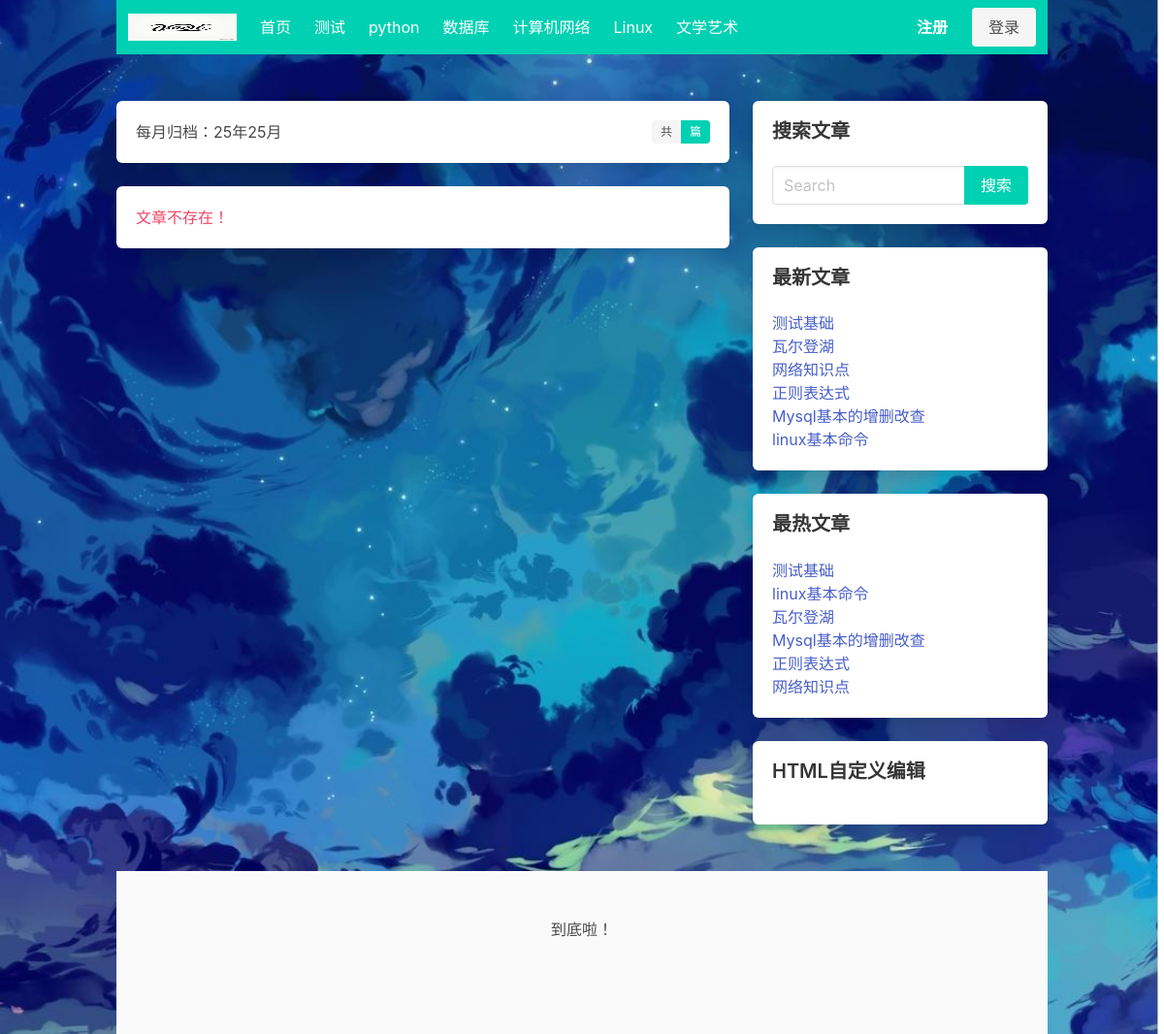
The app's page /archives/25/25/ with its own data.
### blog/models.py (models this page shows, shortened)
class Category(models.Model):
    name = models.CharField(max_length=32, verbose_name="分类名称")
    desc = models.TextField(max_length=200, blank=True, default='', verbose_name="分类描述")
    add_date = models.DateTimeField(auto_now_add=True, verbose_name="添加时间")
    pub_date = models.DateTimeField(auto_now=True, verbose_name="修改时间")
    class Meta:
        verbose_name = "博客分类"
        verbose_name_plural = verbose_name

class Sidebar(models.Model):
    STATUS = (
        (1, '隐藏'),
        (2, '展示')
    )
    DISPLAY_TYPE = (
        (1, '搜索'),
        (2, '最新文章'),
        (3, '最热文章'),
        (4, '最近评论'),
        (5, '文章归档'),
        (6, 'HTML')
    )
    title = models.CharField(max_length=50, verbose_name="模块名称")  # 模块名称
    display_type = models.PositiveIntegerField(default=1, choices=DISPLAY_TYPE,
                                               verbose_name="展示类型")  # 侧边栏  搜索框/最新文章/热门文章/HTML自定义等
    content = models.CharField(max_length=500, blank=True, default='', verbose_name="内容",
                               help_text="如果设置的不是HTML类型，可为空")  # 这个字段是专门用来给HTML类型用的，其他类型可为空
    sort = models.PositiveIntegerField(default=1, verbose_name="排序", help_text='序号越大越靠前')
    status = models.PositiveIntegerField(default=2, choices=STATUS, verbose_name="状态")  # 隐藏  显示状态
    add_date = models.DateTimeField(auto_now_add=True, verbose_name="创建时间")  # 时间
    class Meta:
        verbose_name = "侧边栏"
        verbose_name_plural = verbose_name
        ordering = ['-sort']
    @classmethod  # 类方法装饰器，这个就变成了这个类的一个方法可以调用
    def get_sidebar(cls):
        return cls.objects.filter(status=2)  # 查询到所有允许展示的模块
    @property  # 成为一个类属性，调用的时候不需要后边的（）,是只读的，用户没办法修改
    def get_content(self):
        if self.display_type == 1:
            context = {
            }
            return render_to_string('blog/sidebar/search.html', context=context)
        elif self.display_type == 2:
            context = {
            }
            return render_to_string('blog/sidebar/new_post.html', context=context)
        elif self.display_type == 3:
            context = {
            }
            return render_to_string('blog/sidebar/hot_post.html', context=context)
        elif self.display_type == 4:
            context = {
            }
            return render_to_string('blog/sidebar/commment.html', context=context)
        elif self.display_type == 5:  # 文章归档
            context = {
            }
            return render_to_string('blog/sidebar/archives.html', context=context)
        elif self.display_type == 6:  # 自定义侧边栏
            return self.content  # 在侧边栏直接使用这里的html，模板中必须使用safe过滤器去渲染HTML

class Post(models.Model):
    title = models.CharField(max_length=61, verbose_name="文章标题")
    desc = models.TextField(max_length=200, blank=True, default='', verbose_name="文章描述")
    category = models.ForeignKey(Category, on_delete=models.CASCADE, verbose_name="分类")
    content = models.TextField(verbose_name="文章详情")
    tags = models.ForeignKey(Tag, blank=True, null=True, on_delete=models.CASCADE, verbose_name="文章标签")
    owner = models.ForeignKey(User, on_delete=models.CASCADE, verbose_name="作者")
    is_hot = models.BooleanField(default=False, verbose_name="是否热门")  # 手动热门推荐
    pv = models.IntegerField(default=0, verbose_name="浏览量")  # 浏览量
    add_date = models.DateTimeField(auto_now_add=True, verbose_name="添加时间")
    pub_date = models.DateTimeField(auto_now=True, verbose_name="修改时间")
    class Meta:
        verbose_name = "文章"
        verbose_name_plural = verbose_name

### blog/views.py (the view)
# urls.py: path('archives/<int:year>/<int:month>/', views.archives, name='archives'),
def archives(request, year, month):
    post_list = Post.objects.filter(add_date__year=year, add_date__month=month)
    paginator = Paginator(post_list, 2)  # 第二个参数2代表每页显示几个
    page_number = request.GET.get('page')  # http://assas.co/?page=1 (页码)
    page_obj = paginator.get_page(page_number)
    context = {'page_obj': page_obj, 'year': year, 'month': month}
    return render(request, 'blog/archives_list.html', context)

### blog/templatetags/category.py (called while the page is built)
@register.simple_tag
def get_category_list():
    return Category.objects.all()

@register.simple_tag
def get_sidebar_list():
    return Sidebar.get_sidebar()

@register.simple_tag
def get_new_post():
    return Post.objects.order_by('-pub_date')[:8]

@register.simple_tag
def get_hot_pv_post():
    return Post.objects.order_by('-pv')[:8]

### blog/templates/blog/archives_list.html (shortened to what this page needs)
{% extends 'blog/base.html' %}
{% block archives %}
    <div class="box">
        每月归档：{{ year }}年{{ month }}月
        <div class="tags has-addons is-pulled-right">
          <span class="tag">共</span>
          <span class="tag is-primary">{{ post_list.count }} 篇</span>
        </div>
    </div>
{% endblock  %}

### blog/templates/blog/base.html (shortened to what this page needs)
<!DOCTYPE html>
{% load static category %}
<html lang="en">
<head>
	<link rel="stylesheet" href="https://cdn.jsdelivr.net/npm/bulma@0.9.3/css/bulma.min.css">
</head>
<body>
	<nav class="navbar is-primary container" role="navigation" aria-label="main navigation">
			<div class="navbar-brand">
				<a class="navbar-item" href="\">
					<img src="{% static 'users/images/logo (2).png' %}" width="112" height="28" alt="logo">
				</a>
			</div>
			<div id="navbarBasicExample" class="navbar-menu">
				<div class="navbar-start">
					{% block navbar-start %}
					<a class="navbar-item" href="/">
						首页
					</a>
					{% get_category_list as category_list %}
						{% for category in category_list %}
						<a class="navbar-item" href="{% url 'blog:category_list' category.id %}">
							{{ category.name }}
						</a>
						{% endfor %}
					{% endblock %}
				</div>
				<div class="navbar-end">
					{% block navbar-end %}
					<div class="navbar-item">
						{% if user.is_authenticated %}
						<div class="buttons">
							<a class="button is-primary" href="{% url 'users:user_profile' %}" target="_blank">
								<strong> {{ request.user.username }}</strong>
							</a>
							<a href="{% url 'users:logout' %}" class="button is-primary">退出</a>
						</div>
						{% else %}
						<div class="buttons">
							<a class="button is-primary" href="{% url 'users:register' %}" target="_blank">
								<strong>注册</strong>
							</a>
							<a class="button is-light" href="{% url 'users:login' %}" target="_blank">
								登录
							</a>
						</div>
						{% endif %}
					</div>
					{% endblock %}
				</div>
			</div>
	</nav>
	<section class="section">
		<div class=" container">
			<div class="columns">
				<div class="column is-8">
					{% block section %}
					{% block archives %}{% endblock  %}
					{% if page_obj %}
					{% for post in page_obj %}
					<div class="box">
						<h1 class="is-size-5 has-text-weight-bold">
							<a href="{% url 'blog:post_detail' post.id %}"> {{ post.title }}</a>
						</h1>
						<div class=" is-size-7 has-text-grey-light pt-1 pb-1">
							<span class="mr-3">作者：{{ post.owner }}</span> <span>发布日期：{{ post.add_date }}</span>
						</div>
						<p class="mt-3">{{ post.desc|truncatechars:50 }}</p>
					</div>
					{% endfor %}
					{% else %}
					<div class="box">
						<p class="has-text-danger">文章不存在！</p>
					</div>
					{% endif %}
					{% endblock %}
				</div>
				<div class="column is-4">
					{% block right %}
					{% get_sidebar_list as sidebar_list %}
					{% for sidebar in sidebar_list %}
					<div class="box">
						<h1 class=" is-size-5 title">{{ sidebar.title }}</h1>
						<p>{{ sidebar.get_content|safe }}</p>
					</div>
					{% endfor %}
					{% endblock %}
				</div>
			</div>
		</div>
	</section>
	{% block footer %}
	<footer class="footer container">
		<div class=" has-text-centered">
			到底啦！
		</div>
	</footer>
	{% endblock %}
</body>
</html>

### blog/templates/blog/sidebar/search.html (shortened to what this page needs)
<form action="{% url 'blog:search' %}" method="get">
    <div class="field has-addons">
        <div class="control is-expanded">
            <input type="search" class="input" name="keyword" placeholder="Search" value="{{ keyword }}">
        </div>
        <div class="control">
          <input  class="button is-primary" type="submit" value="搜索">
        </div>
      </div>
</form>

### blog/templates/blog/sidebar/new_post.html
{% load category %}
{% get_new_post as post_list %}
{% for post in post_list %}
    <ul>
        <li><a href="{% url 'blog:post_detail' post.id %}">{{ post.title }}</a></li>
    </ul>
{% endfor %}

### blog/templates/blog/sidebar/hot_post.html
{% load category %}
{% get_hot_pv_post as post_list %}
{% for post in post_list %}
    <ul>
        <li><a href="{% url 'blog:post_detail' post.id %}">{{ post.title }}</a></li>
    </ul>
{% endfor %}

### records on screen
Category: name "测试"
Category: name "python"
Category: name "数据库"
Category: name "计算机网络"
Category: name "Linux"
Category: name "文学艺术"
Sidebar: title "搜索文章"
Sidebar: title "最新文章"
Post: title "测试基础"
Post: title "瓦尔登湖"
Post: title "网络知识点"
Post: title "正则表达式"
Post: title "Mysql基本的增删改查"
Post: title "linux基本命令"
Sidebar: title "最热文章"
Sidebar: title "HTML自定义编辑"

### other values on screen
{{ year }} "25"
{{ month }} "25"
